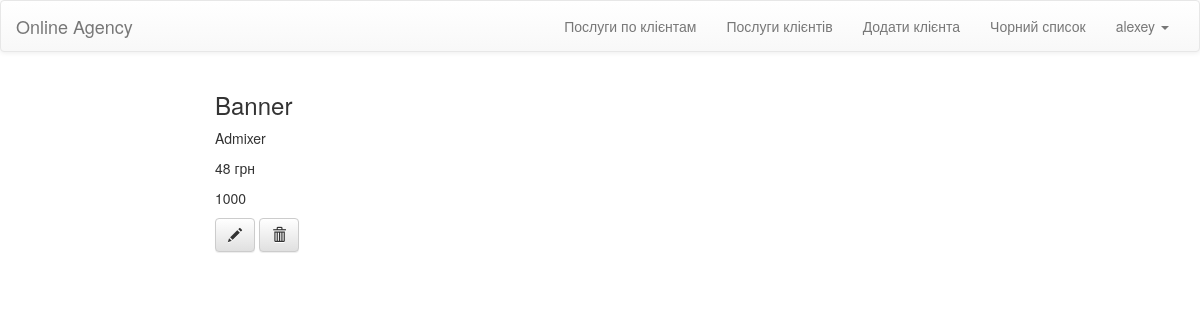
The app's page /services/1/ (signed in) with its own data.
### OnlineAgecy/models.py (models this page shows, shortened)
class MyUser(AbstractUser):
    client_id = models.ForeignKey(Client, null=True)

class Service(models.Model):
    id = models.AutoField(primary_key=True)
    Name = models.CharField(max_length=40)
    Contractor_id = models.ForeignKey(Contractor)
    Price_per_item = models.IntegerField()
    Count_item = models.IntegerField()

class Contractor(models.Model):
    id = models.AutoField(primary_key=True)
    Name = models.CharField(max_length=40)
    Payment_info = models.CharField(max_length=255)
    def __str__(self):
        return self.Name

### OnlineAgecy/views.py (the view)
# urls.py: url(r'^services/(?P<id>\d+)/$', views.service_detail, name='service_detail'),
@login_required(login_url="login/")
def service_detail(request, id):
    service = get_object_or_404(Service, id=id)
    return render(request, 'services/service_detail.html', {'service': service})

### templates/services/service_detail.html
{% extends 'layouts/base.html' %}
{% block content %}
     <div class="col-lg-8 col-lg-offset-2 col-md-8 col-md-offset-2">
         <div class="Name">
             <h3>{{service.Name}}</h3>
         </div>
         <p>{{service.Contractor_id}}</p>
         <p>{{service.Price_per_item}} грн</p>
         <p>{{service.Count_item}} </p>
         <a class="btn btn-default" href="{% url 'service_edit' id=service.id %}">
             <span class="glyphicon glyphicon-pencil"></span>
         </a>
     <a class="btn btn-default" href="{% url 'delete_service' id=service.id %}"><span class="glyphicon glyphicon-trash"></span></a>
     </div>
{% endblock %}

### templates/layouts/base.html (shortened to what this page needs)
	{% load staticfiles %}
	<!DOCTYPE html>
	<html>
	<head>
        <link rel="stylesheet" href="{% static 'css/main.css' %}">
	    <link rel="stylesheet" href="//maxcdn.bootstrapcdn.com/bootstrap/3.2.0/css/bootstrap.min.css">
        <link rel="stylesheet" href="//maxcdn.bootstrapcdn.com/bootstrap/3.2.0/css/bootstrap-theme.min.css">
        <link rel="stylesheet" href="https://cdnjs.cloudflare.com/ajax/libs/bootstrap-datetimepicker/4.17.37/css/bootstrap-datetimepicker.min.css" />
    </head>
	<body>
	<nav class="navbar navbar-default">
	  <div class="container-fluid">
	    <div class="navbar-header">
	      <a class="navbar-brand" href="/">Online Agency</a>
	    </div>
	    <div class="collapse navbar-collapse" id="bs-example-navbar-collapse-1">
	      <ul class="nav navbar-nav navbar-right">
              {% for group in user.groups.all %}
                {% if group.name == 'manager' %}
                  <li><a href="{% url 'contracts_services'  %} ">Послуги по клієнтам</a></li>
                  <li><a href="{% url 'clients_services_count'  %} ">Послуги клієнтів</a></li>
                  <li><a href="{% url 'client_new'  %} ">Додати клієнта</a></li>
                  <li><a href="{% url 'fresh_clients' %} ">Чорний список</a></li>
                {% endif %}
              {% endfor %}
	        <li class="dropdown">
	          <a href="#" class="dropdown-toggle" data-toggle="dropdown" role="button" aria-expanded="false">{{ request.user.username }} <span class="caret"></span></a>
	        </li>
	      </ul>
	    </div>
	  </div>
	</nav>
    {% block content %}
    {% endblock %}
	</body>
	</html>

### records on screen
MyUser: user.username "alexey"
Service: Name "Banner", Contractor_id "Admixer", Price_per_item "48", Count_item "1000"
